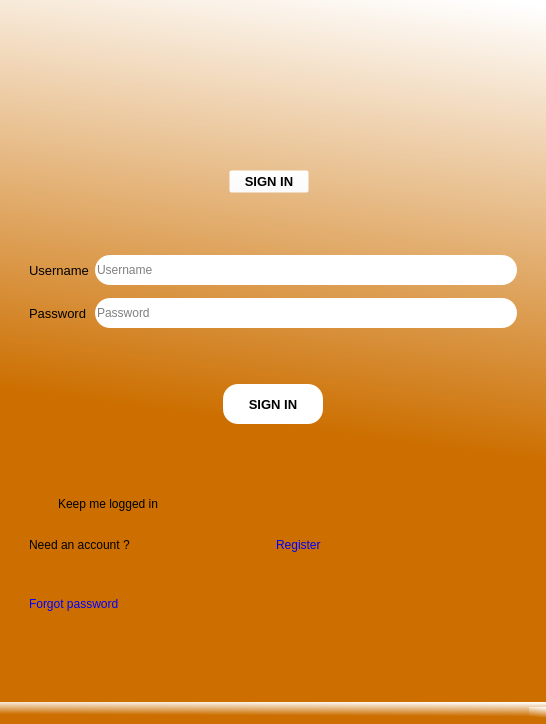
<?xml version="1.0" encoding="UTF-8"?>
<ui version="4.0">
 <class>MainWindow</class>
 <widget class="QMainWindow" name="MainWindow">
  <property name="geometry">
   <rect>
    <x>0</x>
    <y>0</y>
    <width>546</width>
    <height>724</height>
   </rect>
  </property>
  <property name="windowTitle">
   <string>MainWindow</string>
  </property>
  <property name="styleSheet">
   <string notr="true">background-color: qlineargradient(spread:pad, x1:0.811, y1:0.948864, x2:0.910448, y2:0, stop:0.323383 rgba(204, 111, 0, 255), stop:1 rgba(255, 255, 255, 255));</string>
  </property>
  <widget class="QWidget" name="centralwidget">
   <layout class="QHBoxLayout" name="horizontalLayout_3">
    <item>
     <widget class="QFrame" name="frame">
      <property name="styleSheet">
       <string notr="true">background-color: rgb(255, 255, 255,0);</string>
      </property>
      <property name="frameShape">
       <enum>QFrame::StyledPanel</enum>
      </property>
      <property name="frameShadow">
       <enum>QFrame::Raised</enum>
      </property>
      <layout class="QVBoxLayout" name="verticalLayout">
       <item>
        <widget class="QFrame" name="frame_7">
         <property name="styleSheet">
          <string notr="true">background-color: rgb(255, 255, 255,0);</string>
         </property>
         <property name="frameShape">
          <enum>QFrame::StyledPanel</enum>
         </property>
         <property name="frameShadow">
          <enum>QFrame::Raised</enum>
         </property>
         <layout class="QHBoxLayout" name="horizontalLayout_4">
          <item>
           <widget class="QLabel" name="label">
            <property name="maximumSize">
             <size>
              <width>100</width>
              <height>100</height>
             </size>
            </property>
            <property name="styleSheet">
             <string notr="true">background-color: rgb(255, 255, 255,0);</string>
            </property>
            <property name="text">
             <string/>
            </property>
            <property name="pixmap">
             <pixmap>imgs/user-login-icon-14.png</pixmap>
            </property>
            <property name="scaledContents">
             <bool>true</bool>
            </property>
           </widget>
          </item>
         </layout>
        </widget>
       </item>
       <item>
        <widget class="QFrame" name="frame_6">
         <property name="minimumSize">
          <size>
           <width>500</width>
           <height>40</height>
          </size>
         </property>
         <property name="maximumSize">
          <size>
           <width>200</width>
           <height>100</height>
          </size>
         </property>
         <property name="font">
          <font>
           <weight>50</weight>
           <bold>false</bold>
          </font>
         </property>
         <property name="styleSheet">
          <string notr="true">background-color: rgb(255, 255, 255,0);</string>
         </property>
         <property name="frameShape">
          <enum>QFrame::StyledPanel</enum>
         </property>
         <property name="frameShadow">
          <enum>QFrame::Raised</enum>
         </property>
         <layout class="QHBoxLayout" name="horizontalLayout_2">
          <item>
           <spacer name="horizontalSpacer">
            <property name="orientation">
             <enum>Qt::Horizontal</enum>
            </property>
            <property name="sizeHint" stdset="0">
             <size>
              <width>40</width>
              <height>20</height>
             </size>
            </property>
           </spacer>
          </item>
          <item>
           <widget class="QPushButton" name="pushButton">
            <property name="font">
             <font>
              <pointsize>10</pointsize>
              <weight>75</weight>
              <bold>true</bold>
             </font>
            </property>
            <property name="text">
             <string>SIGN IN</string>
            </property>
           </widget>
          </item>
          <item>
           <spacer name="horizontalSpacer_2">
            <property name="orientation">
             <enum>Qt::Horizontal</enum>
            </property>
            <property name="sizeHint" stdset="0">
             <size>
              <width>40</width>
              <height>20</height>
             </size>
            </property>
           </spacer>
          </item>
         </layout>
        </widget>
       </item>
       <item>
        <widget class="QFrame" name="frame_2">
         <property name="maximumSize">
          <size>
           <width>10000</width>
           <height>500</height>
          </size>
         </property>
         <property name="styleSheet">
          <string notr="true">background-color: rgb(255, 255, 255,0);</string>
         </property>
         <property name="frameShape">
          <enum>QFrame::StyledPanel</enum>
         </property>
         <property name="frameShadow">
          <enum>QFrame::Raised</enum>
         </property>
         <layout class="QGridLayout" name="gridLayout">
          <item row="0" column="0">
           <widget class="QLabel" name="label_4">
            <property name="font">
             <font>
              <pointsize>10</pointsize>
             </font>
            </property>
            <property name="styleSheet">
             <string notr="true">background-color: rgb(255, 255, 255,0);</string>
            </property>
            <property name="text">
             <string>Username</string>
            </property>
           </widget>
          </item>
          <item row="0" column="1">
           <widget class="QLineEdit" name="txtUsername">
            <property name="minimumSize">
             <size>
              <width>100</width>
              <height>30</height>
             </size>
            </property>
            <property name="maximumSize">
             <size>
              <width>16777215</width>
              <height>16777215</height>
             </size>
            </property>
            <property name="styleSheet">
             <string notr="true">background-color: rgb(255, 255, 255);
background-color: rgb(255, 255, 255);
border-radius: 15px;</string>
            </property>
            <property name="placeholderText">
             <string>Username</string>
            </property>
           </widget>
          </item>
          <item row="1" column="0">
           <widget class="QLabel" name="label_5">
            <property name="font">
             <font>
              <pointsize>10</pointsize>
             </font>
            </property>
            <property name="styleSheet">
             <string notr="true">background-color: rgb(255, 255, 255,0);</string>
            </property>
            <property name="text">
             <string>Password</string>
            </property>
           </widget>
          </item>
          <item row="1" column="1">
           <widget class="QLineEdit" name="txtPassword">
            <property name="minimumSize">
             <size>
              <width>100</width>
              <height>30</height>
             </size>
            </property>
            <property name="styleSheet">
             <string notr="true">background-color: rgb(255, 255, 255);
border-radius: 15px;background-color: rgb(255, 255, 255);
</string>
            </property>
            <property name="placeholderText">
             <string>Password</string>
            </property>
            <property name="clearButtonEnabled">
             <bool>true</bool>
            </property>
           </widget>
          </item>
         </layout>
        </widget>
       </item>
       <item>
        <widget class="QFrame" name="frame_8">
         <property name="styleSheet">
          <string notr="true">background-color: rgb(255, 255, 255,0);</string>
         </property>
         <property name="frameShape">
          <enum>QFrame::StyledPanel</enum>
         </property>
         <property name="frameShadow">
          <enum>QFrame::Raised</enum>
         </property>
         <layout class="QHBoxLayout" name="horizontalLayout_5">
          <item>
           <widget class="QPushButton" name="Signin_button">
            <property name="minimumSize">
             <size>
              <width>60</width>
              <height>40</height>
             </size>
            </property>
            <property name="maximumSize">
             <size>
              <width>100</width>
              <height>16777215</height>
             </size>
            </property>
            <property name="font">
             <font>
              <pointsize>10</pointsize>
              <weight>75</weight>
              <bold>true</bold>
             </font>
            </property>
            <property name="styleSheet">
             <string notr="true">background-color: rgb(255, 255, 255);
background-color: rgb(255, 255, 255);
border-radius: 15px;</string>
            </property>
            <property name="text">
             <string>SIGN IN</string>
            </property>
           </widget>
          </item>
         </layout>
        </widget>
       </item>
       <item>
        <widget class="QFrame" name="frame_3">
         <property name="minimumSize">
          <size>
           <width>30</width>
           <height>50</height>
          </size>
         </property>
         <property name="maximumSize">
          <size>
           <width>1000</width>
           <height>10</height>
          </size>
         </property>
         <property name="styleSheet">
          <string notr="true">background-color: rgb(255, 255, 255,0);</string>
         </property>
         <property name="frameShape">
          <enum>QFrame::StyledPanel</enum>
         </property>
         <property name="frameShadow">
          <enum>QFrame::Raised</enum>
         </property>
         <widget class="QCheckBox" name="checkBox">
          <property name="geometry">
           <rect>
            <x>20</x>
            <y>10</y>
            <width>211</width>
            <height>20</height>
           </rect>
          </property>
          <property name="text">
           <string>Keep me logged in</string>
          </property>
         </widget>
        </widget>
       </item>
       <item>
        <widget class="QFrame" name="frame_4">
         <property name="maximumSize">
          <size>
           <width>10000</width>
           <height>50</height>
          </size>
         </property>
         <property name="styleSheet">
          <string notr="true">background-color: rgb(255, 255, 255,0);</string>
         </property>
         <property name="frameShape">
          <enum>QFrame::StyledPanel</enum>
         </property>
         <property name="frameShadow">
          <enum>QFrame::Raised</enum>
         </property>
         <layout class="QHBoxLayout" name="horizontalLayout">
          <item>
           <widget class="QLabel" name="label_6">
            <property name="text">
             <string>Need an account ?</string>
            </property>
           </widget>
          </item>
          <item>
           <widget class="QLabel" name="btn_register">
            <property name="styleSheet">
             <string notr="true">color: rgb(0, 0, 255);</string>
            </property>
            <property name="text">
             <string>Register</string>
            </property>
           </widget>
          </item>
         </layout>
        </widget>
       </item>
       <item>
        <widget class="QFrame" name="frame_5">
         <property name="styleSheet">
          <string notr="true">background-color: rgb(255, 255, 255,0);</string>
         </property>
         <property name="frameShape">
          <enum>QFrame::StyledPanel</enum>
         </property>
         <property name="frameShadow">
          <enum>QFrame::Raised</enum>
         </property>
         <widget class="QLabel" name="label_8">
          <property name="geometry">
           <rect>
            <x>10</x>
            <y>20</y>
            <width>141</width>
            <height>16</height>
           </rect>
          </property>
          <property name="styleSheet">
           <string notr="true">color: rgb(0, 0, 255);
</string>
          </property>
          <property name="text">
           <string>Forgot password</string>
          </property>
         </widget>
        </widget>
       </item>
      </layout>
     </widget>
    </item>
   </layout>
  </widget>
  <widget class="QMenuBar" name="menubar">
   <property name="geometry">
    <rect>
     <x>0</x>
     <y>0</y>
     <width>546</width>
     <height>26</height>
    </rect>
   </property>
  </widget>
  <widget class="QStatusBar" name="statusbar"/>
 </widget>
 <resources/>
 <connections/>
</ui>
